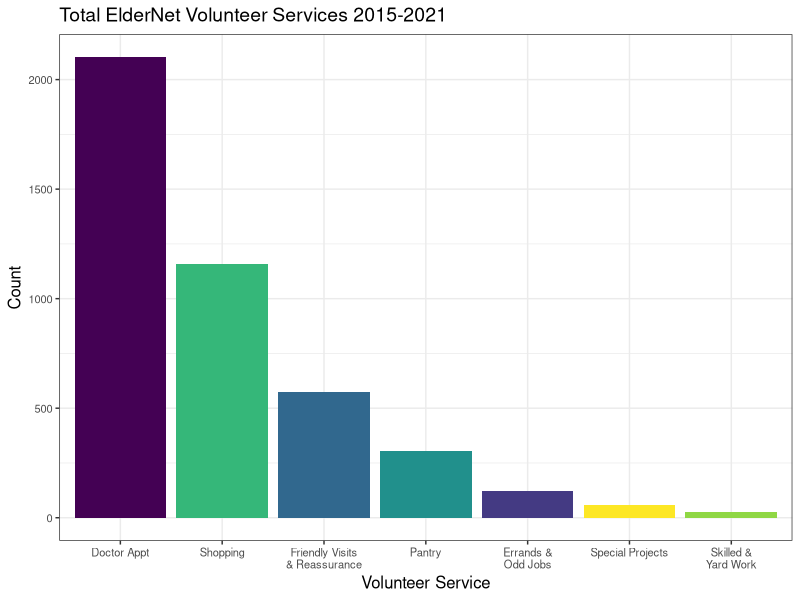

The R script that drew this image:
# Just trying to generate some of Carl T's charts using R

library(tidyverse)
library(viridis)

volsvc <- read_csv("data/volunteer_services_anonymized.csv") 

# just the raw counts:
volsvc %>% 
  count(category)




volsvc_plot <- volsvc %>%
  # maybe consolidate the categories a little
  mutate(category2 = case_when(
    category == "Pantry Delivery" ~ "Pantry",
    category == "Skilled Work" | category == "Yard Work" ~ "Skilled &\nYard Work",
    category == "Errands" | category == "Odd Jobs" ~ "Errands &\nOdd Jobs",
    category == "Telephone Reassurance" |
      category == "Friendly Visit" ~ "Friendly Visits\n& Reassurance",
    TRUE ~ category
  )) %>% 
  # drop board/committee meetings as this is not a client interaction/service
  filter(category2 != "Board or Committee Mtg") %>% 
  ggplot(aes(x = fct_infreq(category2), fill = category2)) +
  geom_bar() +
  labs(title = "Total ElderNet Volunteer Services 2015-2021",
       x = "Volunteer Service",
       y = "Count") +
  scale_fill_viridis_d(option = "D") +
  theme_bw() +
  theme(legend.position = "none",
        legend.title = element_text(size = 10),
        legend.text = element_text(size = 8),
        axis.title = element_text(size = 12),
        axis.text = element_text(size = 8),
        plot.title = element_text(size = 14))

ggsave("analyses/team1/kathrine_m/images/volunteer_services_plot.png", volsvc_plot,
       device = "png", height = 5, width = 6, units = "in")
  